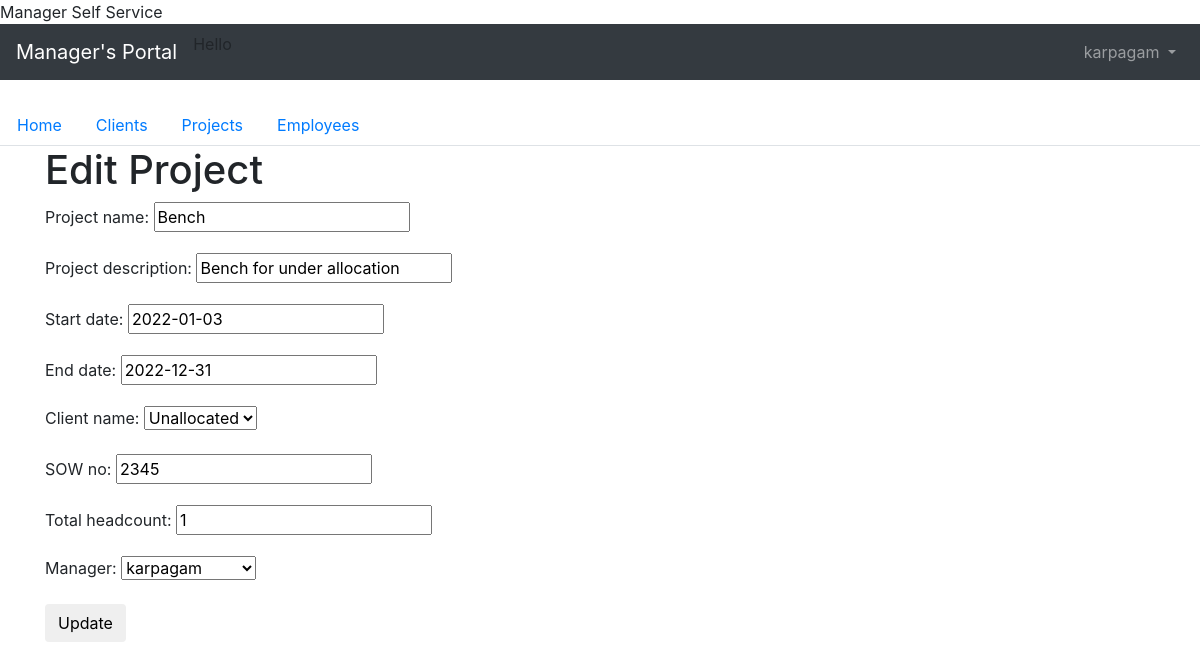
The app's page /manager/project/1/edit/ (signed in), older data.
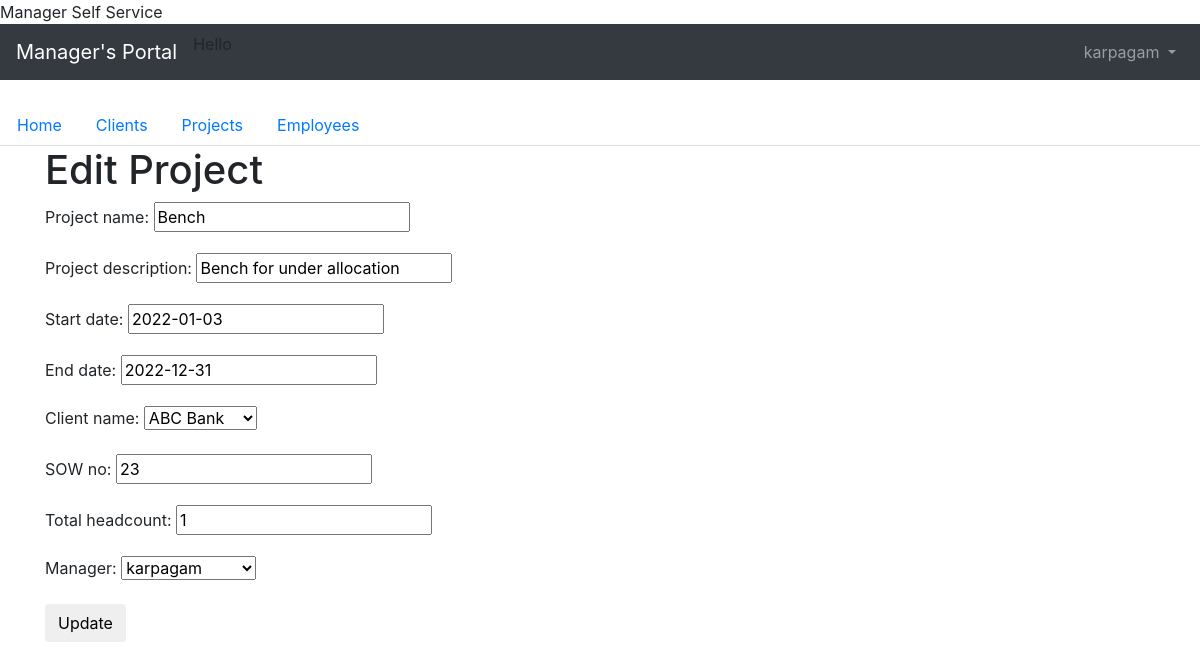
The same page, newer data.
### manager/models.py (models this page shows, shortened)
class Client(models.Model):
    client_name = models.CharField(max_length=50, blank=False, null=False, default=' ')
    POC_client = models.CharField(max_length=50, blank=False, null=False, default=' ')
    POC_manager = models.ForeignKey(get_user_model(), on_delete=models.CASCADE)
    def __str__(self):
        return self.client_name

class Project(models.Model):
    project_name = models.CharField(max_length=50, blank=False, null=False, default=' ')
    project_description = models.CharField(max_length=50, blank=False, null=False, default=' ')
    start_date = models.DateField(null=True, blank=True)
    end_date = models.DateField(null=True, blank=True)
    client_name = models.ForeignKey(Client, related_name='client', max_length=50, blank=False, null=False, default=' ',
                                    on_delete=models.DO_NOTHING)
    SOW_no = models.CharField(max_length=50, blank=False, null=False, default=' ')
    total_headcount = models.IntegerField(blank=False, null=False, default=' ')
    manager = models.ForeignKey(get_user_model(), on_delete=models.CASCADE)

### manager/views.py (the view)
# urls.py: path('project/<int:pk>/edit/', views.project_edit, name='project_edit'),
@login_required
def project_edit(request, pk):
    project = get_object_or_404(Project, pk=pk)
    if request.method == "POST":
        form = ProjectForm(request.POST, instance=project)
        if form.is_valid():
            project = form.save(commit=False)
            project.updated_date = timezone.now()
            project.save()
            project = Project.objects.all()
            return render(request, 'project_list.html',
                          {'projects': project})
    else:
        form = ProjectForm(instance=project)
    return render(request, 'project_edit.html', {'form': form})

### manager/forms.py
class ProjectForm(forms.ModelForm):
    class Meta:
        model = Project
        fields = ('project_name', 'project_description', 'start_date', 'end_date', 'client_name', 'SOW_no',
                  'total_headcount', 'manager')

### templates/project_edit.html (shortened to what this page needs)
<!DOCTYPE html>
<html lang="en">
{% extends 'base.html' %}
{% block content %}
    <h1>Edit Project</h1>
    <form method="POST" class="customer-form">{% csrf_token %}
        {{ form.as_p }}
        <button type="submit" class="save btn btn-default">Update</button>
    </form>
{% endblock %}

Row changes from the older to the newer data that the page shows:
changed Project "Bench": SOW_no "2345" → "23"
computed for Client: client_name "Unallocated" → "ABC Bank"
